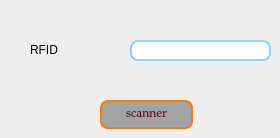
           <widget class="QWidget" name="tab_7">
            <attribute name="title">
             <string>arduino</string>
            </attribute>
            <widget class="QLineEdit" name="textEdit_uid">
             <property name="geometry">
              <rect>
               <x>130</x>
               <y>40</y>
               <width>141</width>
               <height>21</height>
              </rect>
             </property>
             <property name="styleSheet">
              <string notr="true">color: rgb(86, 1, 38);
padding: 1px;
border-style: solid;
border: 2px solid  #8ed2ff;
border-radius: 8px;
font-size: 12px;
font-family: Palatino Linotype;</string>
             </property>
             <property name="text">
              <string/>
             </property>
            </widget>
            <widget class="QLabel" name="label_5">
             <property name="geometry">
              <rect>
               <x>30</x>
               <y>40</y>
               <width>63</width>
               <height>20</height>
              </rect>
             </property>
             <property name="text">
              <string>RFID</string>
             </property>
            </widget>
            <widget class="QPushButton" name="connecter">
             <property name="geometry">
              <rect>
               <x>100</x>
               <y>100</y>
               <width>93</width>
               <height>29</height>
              </rect>
             </property>
             <property name="styleSheet">
              <string notr="true">background-color:#A3A3A3;
color: rgb(86, 1, 38);
padding: 1px;
border-style: solid;
border: 2px solid #f77f00;
border-radius: 8px;
font-size: 12px;
font-family: Palatino Linotype;</string>
             </property>
             <property name="text">
              <string>scanner</string>
             </property>
            </widget>
           </widget>
